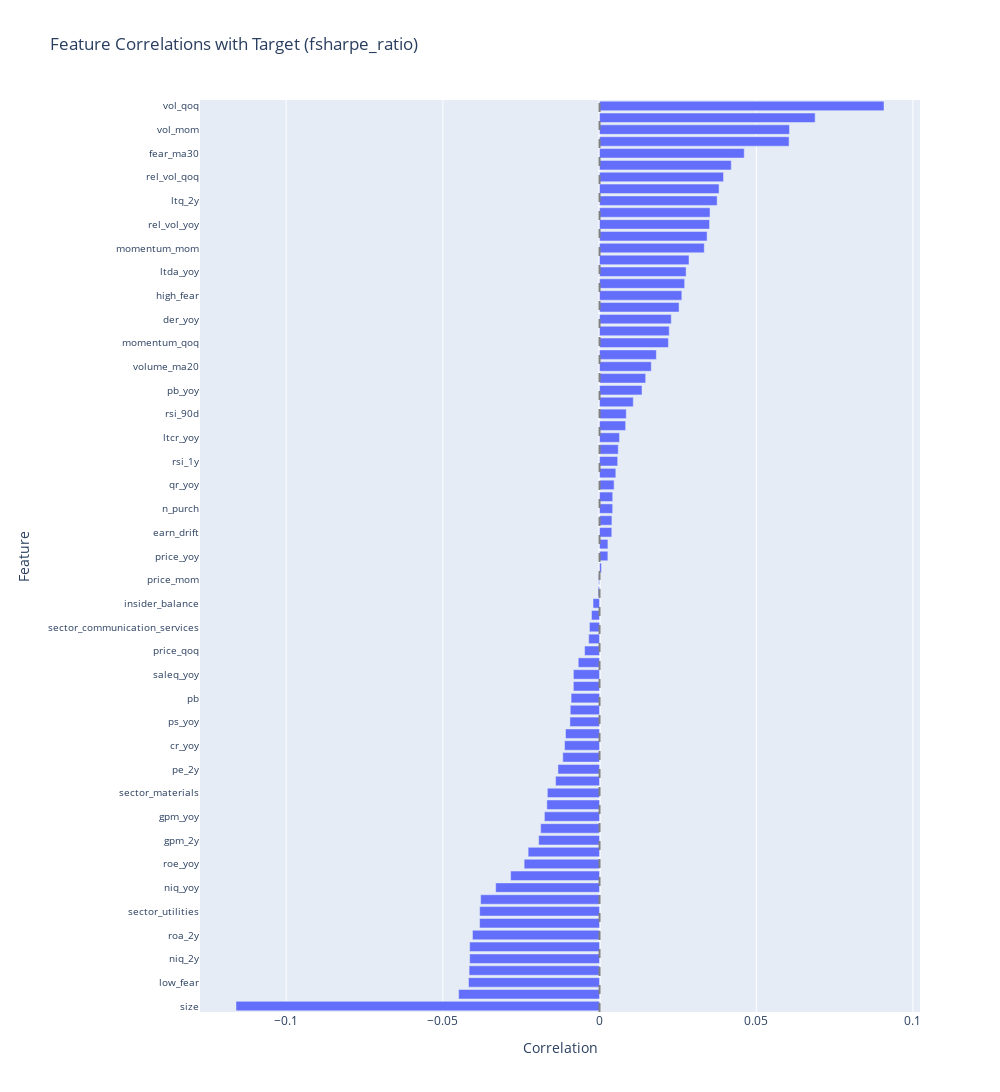

Write notebook code for a chart like this one.
### Code cell
df = data.to_pandas()
df_standardized = (df[features] - df[features].mean()) / df[features].std()
corr = df_standardized.corrwith(df[target])
corr_df = pl.DataFrame({"Feature": corr.index, "Correlation": corr.values}).sort(
    "Correlation", descending=False
)

fig = px.bar(
    corr_df,
    x="Correlation",
    y="Feature",
    orientation="h",
    title=f"Feature Correlations with Target ({target})",
    width=1000,
    height=1200,
)
fig.update_layout(yaxis={"tickfont": {"size": 10}}, showlegend=False, margin={"l": 200})
fig.add_vline(x=0, line_dash="dash", line_color="gray")
fig.show()

### Figure 1 — Plotly figure (JSON) as saved in the notebook; plotly's stock layout.template omitted (floating-point values rounded to 4 significant figures)
{"data": [{"alignmentgroup": "True", "hovertemplate": "Correlation=%{x}<br>Feature=%{y}<extra></extra>", "legendgroup": "", "marker": {"color": "#636efa", "pattern": {"shape": ""}}, "name": "", "offsetgroup": "", "orientation": "h", "showlegend": false, "textposition": "auto", "type": "bar", "x": [-0.116, -0.04496, -0.04181, -0.04162, -0.04144, -0.04144, -0.04054, -0.03827, -0.03825, -0.03794, -0.03314, -0.02837, -0.02405, -0.02278, -0.01942, -0.01879, -0.0176, -0.01681, -0.01666, -0.01403, -0.01327, -0.01173, -0.01117, -0.01086, -0.009453, -0.009343, -0.009079, -0.008358, -0.008346, -0.006797, -0.004767, -0.003466, -0.003222, -0.002573, -0.002076, -0.0004361, -0.0002702, 0.0006097, 0.002656, 0.002671, 0.003908, 0.003943, 0.004189, 0.004208, 0.004645, 0.005197, 0.005786, 0.005968, 0.006374, 0.00833, 0.008523, 0.01076, 0.01354, 0.01471, 0.0165, 0.01812, 0.02198, 0.02224, 0.02288, 0.02537, 0.02625, 0.02715, 0.02762, 0.02854, 0.03341, 0.03432, 0.0351, 0.03525, 0.03752, 0.03813, 0.03956, 0.04202, 0.04617, 0.06047, 0.0606, 0.0688, 0.09076], "xaxis": "x", "y": ["size", "roi_2y", "low_fear", "roa_yoy", "niq_2y", "sector_consumer_staples", "roa_2y", "roi_yoy", "sector_utilities", "sector_energy", "niq_yoy", "f_score", "roe_yoy", "roa", "gpm_2y", "price_2y", "gpm_yoy", "sector_real_estate", "sector_materials", "saleq_2y", "pe_2y", "ps", "cr_yoy", "pe", "ps_yoy", "atr_yoy", "pb", "gpm", "saleq_yoy", "sector_financials", "price_qoq", "ev_ebitda", "sector_communication_services", "momentum_2y", "insider_balance", "pe_yoy", "price_mom", "ebitdam", "price_yoy", "roe", "earn_drift", "fcf_yoy", "n_purch", "ltq_yoy", "qr_yoy", "n_sales", "rsi_1y", "sector_consumer_discretionary", "ltcr_yoy", "ev_ebitda_yoy", "rsi_90d", "rsi_60d", "pb_yoy", "rsi_30d", "volume_ma20", "rsi_14d", "momentum_qoq", "sector_industrials", "der_yoy", "dlttq_yoy", "high_fear", "volume_ma50", "ltda_yoy", "sector_health_care", "momentum_mom", "dr_yoy", "rel_vol_yoy", "rel_vol_mom", "ltq_2y", "momentum_yoy", "rel_vol_qoq", "dr_2y", "fear_ma30", "sector_information_technology", "vol_mom", "vol_yoy", "vol_qoq"], "yaxis": "y"}], "layout": {"barmode": "relative", "height": 1200, "legend": {"tracegroupgap": 0}, "margin": {"l": 200}, "shapes": [{"line": {"color": "gray", "dash": "dash"}, "type": "line", "x0": 0, "x1": 0, "xref": "x", "y0": 0, "y1": 1, "yref": "y domain"}], "showlegend": false, "title": {"text": "Feature Correlations with Target (fsharpe_ratio)"}, "width": 1000, "xaxis": {"anchor": "y", "domain": [0, 1], "title": {"text": "Correlation"}}, "yaxis": {"anchor": "x", "domain": [0, 1], "tickfont": {"size": 10}, "title": {"text": "Feature"}}}}
